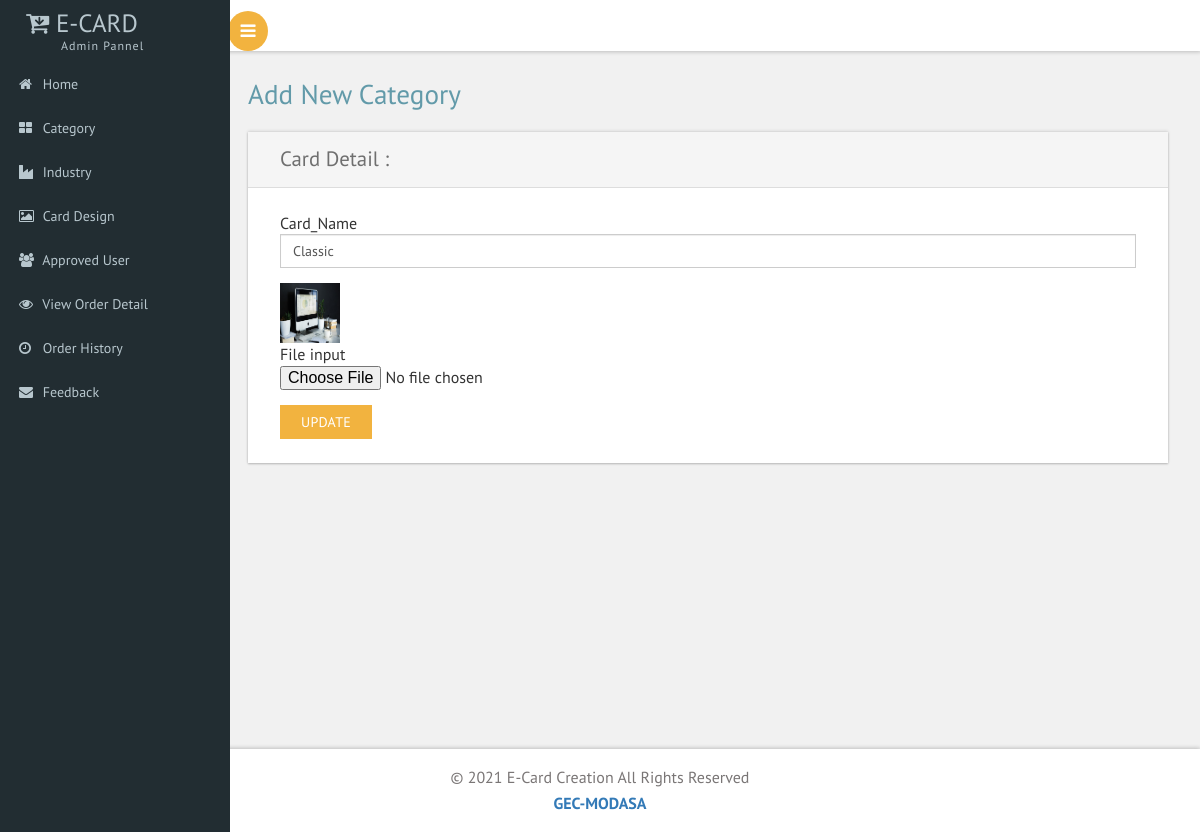
/CategoryEdit.php?id=1 (signed in), run on the app's committed database.
### tables this page shows
CREATE TABLE `cat_info` (
  `Cat_id` int(5) NOT NULL,
  `Cat_name` varchar(100) NOT NULL,
  `Cat_img` text NOT NULL
);

### web/CategoryEdit.php (the view, shortened to what this page needs)
		<?php
include "Header.php";
$id=$_REQUEST['id'];
include "Connection.php";
$q="SELECT * from cat_info where Cat_id='$id'";
	$c=mysqli_query($con,$q);
		while($r=mysqli_fetch_array($c))
		{
			$name=$r['Cat_name'];
			$image=$r['Cat_img'];
		}
		?>
	<div id="page-wrapper">
			<div class="main-page">
				<div class="forms">
					<h3 class="title1">Add New Category</h3>
					<div class="form-grids row widget-shadow" data-example-id="basic-forms">
						<div class="form-title">
							<h4>Card Detail :</h4>
						</div>
						<div class="form-body">
							<form action="#" method="POST" enctype="multipart/form-data" >
							<div class="form-group"> <label for="exampleInputEmail1">Card_Name</label>
							<input type="text" name="Cat_name" class="form-control" id="exampleInputEmail1" value="<?php echo $name?>"> </div>
							<img src="../web/upload/<?php echo $image;?>" height=60 width=60/>
							<div class="form-group"> <label for="exampleInputFile">File input</label>
							<input type="file" name="Cat_img" id="exampleInputFile" value="<?php echo $image;?>">  </div>
							<button type="submit" name="submit" class="btn btn-default"> Update </button> </form>
						</div>
					</div>
							</div>
						</div>
					</div>
<?php
include"Footer.php";
?>

### web/css/custom.css (style rules this page uses)
#page-wrapper { padding:5em 2em 2.5em; background-color: #F1F1F1; }

### data on the page
cat_info: Cat_name "Classic", Cat_img (picture)
